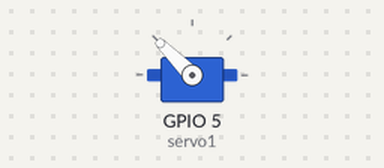
Recording of a sketch running on a simulated ESP32. Parts: servo.

Above: at 0.1 s.
Timing chart, 0 to 1.6 s (numbered marks = the images above):
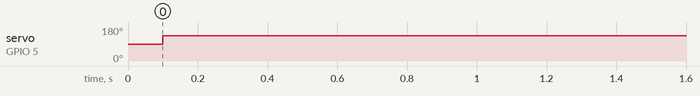

The sketch:

ESP32Servo.ino
```cpp
#include <ESP32Servo.h>

Servo servo1;
int angulo = 90;
void setup() {
  servo1.attach(5);
}

void loop() {
  servo1.write(angulo);
  delay(100);
  angulo = 135;
  servo1.write(angulo);
}
```

Measured:
- by itself, servo on GPIO 5 (servo1): 90° → 135° at 0.10 s
